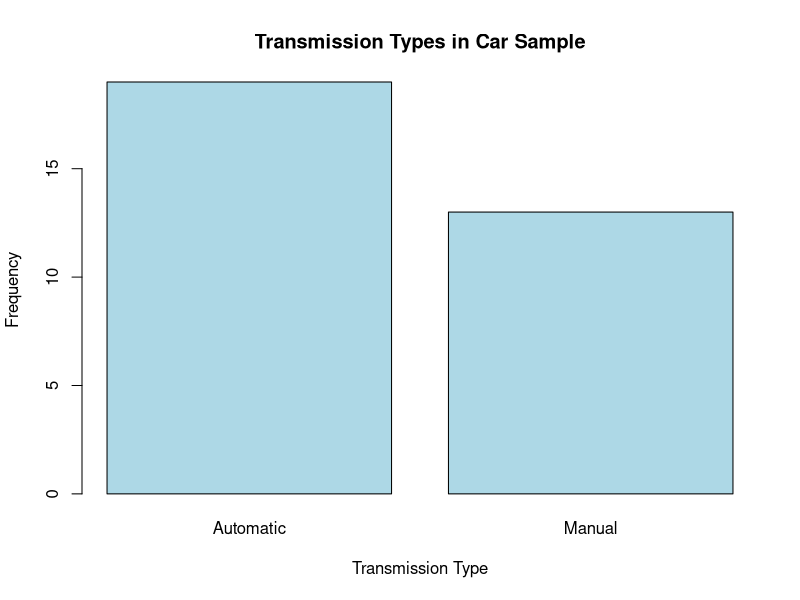
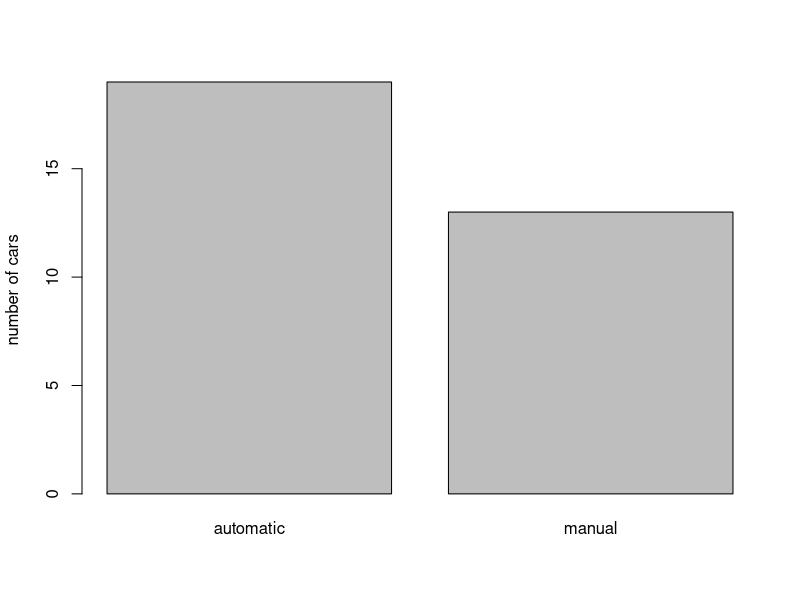
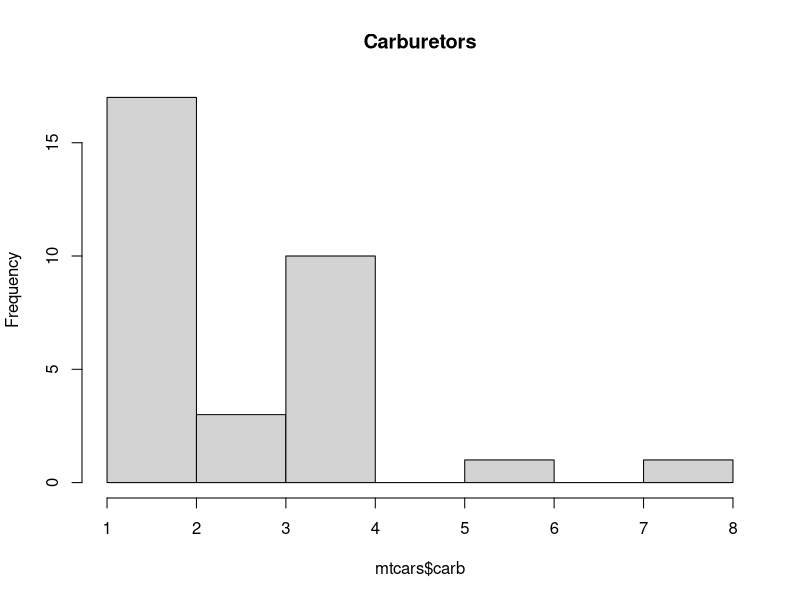
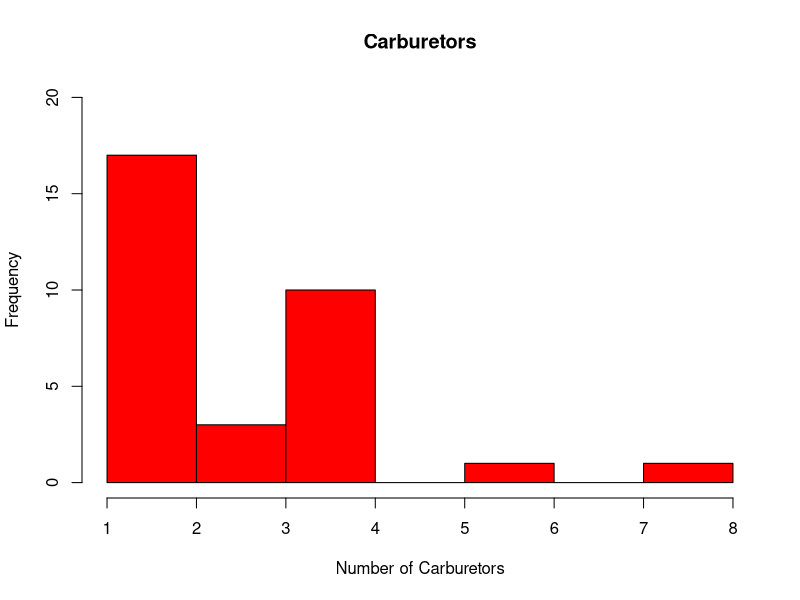
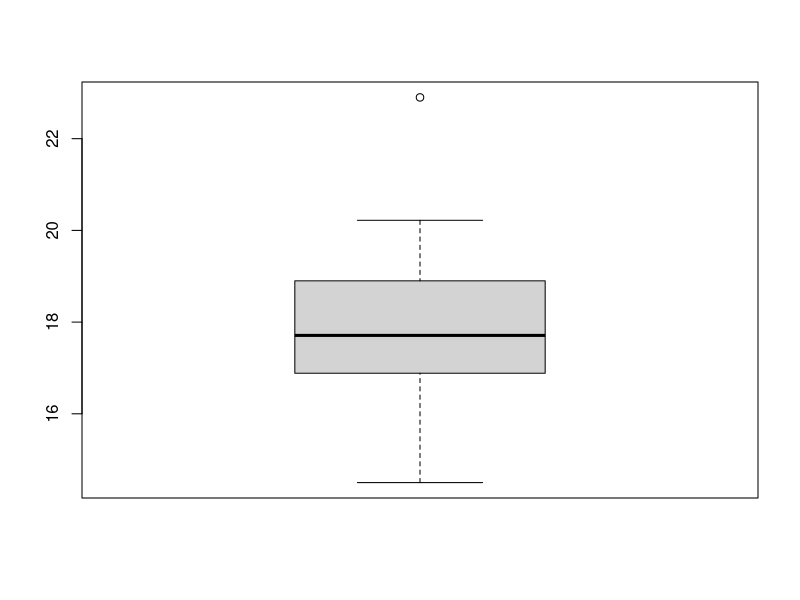

R code for these plots, in order:
#Use the dim() function on mtcars
dim(mtcars)

# Look at the levels of the variable am
levels(mtcars$am)

#Assign the value of mtcars to the new variable mtcars2
mtcars2 <- mtcars
head(mtcars2)
#Assign the label "high" to mpgcategory where mpg is greater than or equal to 20
mtcars2$mpgcategory[mtcars2$mpg >= 20] <- "high"

#Assign the label "low" to mpgcategory where mpg is less than 20
mtcars2$mpgcategory[mtcars2$mpg < 20] <- "low"

#Assign mpgcategory as factor to mpgfactor
mtcars2$mpgfactor <- as.factor(mtcars2$mpgcategory)
head(mtcars2)

#How many of the cars have a manual transmission?
table(mtcars$am)
13

# What percentage of cars have 3 or 5 gears?
table(mtcars$gear)
62.5

#Assign the frequency of the mtcars variable "am" to a variable called "height"
height <- table(mtcars$am)
height
#Create a barplot of "height"
barplot(height, main = "Transmission Types in Car Sample", 
        xlab = "Transmission Type", ylab = "Frequency",
        names.arg = c("Automatic", "Manual"), col = "lightblue")
        
# vector of bar heights
height <- table(mtcars$am)

# Make a vector of the names of the bars called "barnames"
barnames <- c('automatic', 'manual')

# Label the y axis "number of cars" and label the bars using barnames
barplot(height, ylab = "number of cars",
        names.arg = barnames)

# Make a histogram of the carb variable from the mtcars data set. Set the title to "Carburetors"
hist(mtcars$carb, main = "Carburetors")

# arguments to change the y-axis scale to 0 - 20, label the x-axis and colour the bars red
hist(mtcars$carb, main = "Carburetors", xlab = "Number of Carburetors", ylim = c(0, 20), col = "red")

# Calculate the mean miles per gallon
mean(mtcars$mpg)

# Calculate the median miles per gallon
median(mtcars$mpg)

# Produce a sorted frequency table of `carb` from `mtcars`
sort(table(mtcars$carb), decreasing = TRUE)

# Minimum value
x <- min(mtcars$mpg)
# Maximum value
y <- max(mtcars$mpg)
# Calculate the range of mpg using x and y
y - x

# What is the value of the second quartile?
quantile(mtcars$qsec)
17.71
# What is the value of the first quartile?
16.8925
sort(mtcars$qsec)

# Make a boxplot of qsec
boxplot(mtcars$qsec)
# Calculate the interquartile range of qsec
IQR(mtcars$qsec)

# What is the threshold value for an outlier below the first quartile?
16.8925 - 1.5 * IQR(mtcars$qsec)
quantile(mtcars$qsec)

# What is the threshold value for an outlier above the third quartile?
18.9000 + 1.5 * IQR(mtcars$qsec)

# Find the IQR of horsepower
IQR(mtcars$hp)

# Find the standard deviation of horsepower
sd(mtcars$hp)

# Find the IQR of miles per gallon
IQR(mtcars$mpg)

# Find the standard deviation of miles per gallon
sd(mtcars$mpg)

# Calculate the z-scores of mpg
z_score <- (mtcars$mpg - mean(mtcars$mpg))/sd(mtcars$mpg)
z_score
